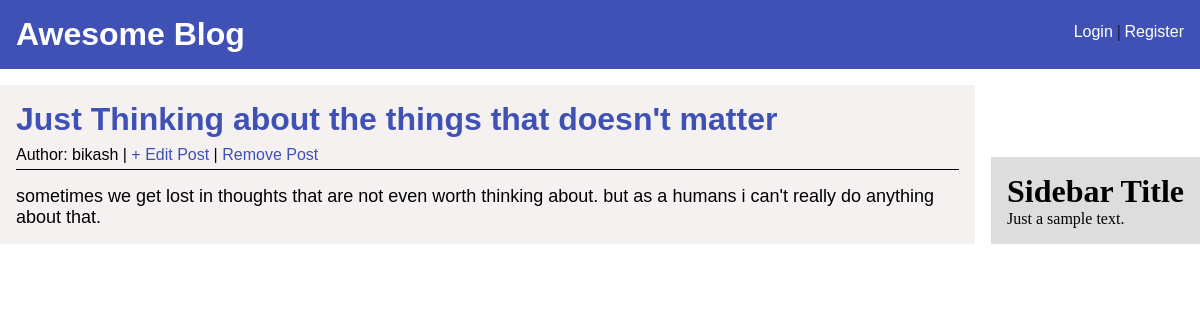
Page /article/3/ on the committed database.
### blog/models.py (models this page shows, shortened)
class Post(models.Model):
	title = models.CharField(max_length=255)
	author = models.ForeignKey('auth.User',on_delete=models.CASCADE)
	body = models.TextField()

### blog/views.py (the view)
# urls.py: path('article/<int:pk>/',PostDetailView.as_view(),name="post-detail"),
class PostDetailView(DetailView):
	model = Post
	template_name = 'post_detail.html'

### blog/templates/post_detail.html (shortened to what this page needs)
{% extends 'base.html' %}
{%block content %}
	<div class="post_details">
		<div class="post_info">
			<h1>{{post.title}}</h1>
			<div class="post_detail_meta">
			<p>Author: {{post.author}} | <a href="{% url 'post-edit' post.pk %}"> + Edit Post </a> | <a href="{% url 'post-delete' post.pk%}"> Remove Post</a></p>
		</div>
		</div>
		<p class="post_detail_content">
			{{post.body}}
		</p>
	</div>
{% endblock%}

### static/css/style.css (style rules this page uses)
* { margin:0; padding: 0; }
a { text-decoration: none; }
.post_details { font-family:sans-serif; background: #f3eeeecf; padding: 1rem; }
.post_detail_meta { margin-top: 0.5rem; }
.post_detail_meta a { color: #3F51B5; }
.post_detail_content { padding-top: 1rem; font-size:18px; }
.post_info { border-bottom: 1px solid; padding-bottom: 5px; }
.post_info h1 { color:#3F51B5; }

### rows in the picture
Post: title "Just Thinking about the things that doesn't matter", author "bikash", body "sometimes we get lost in thoughts that are not even worth thinking about. but as a humans i can't really do anything about that."
